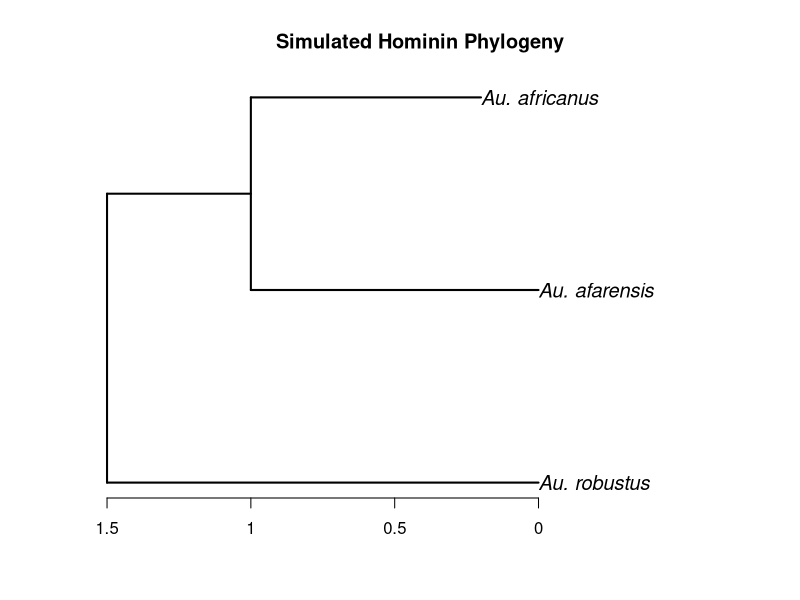
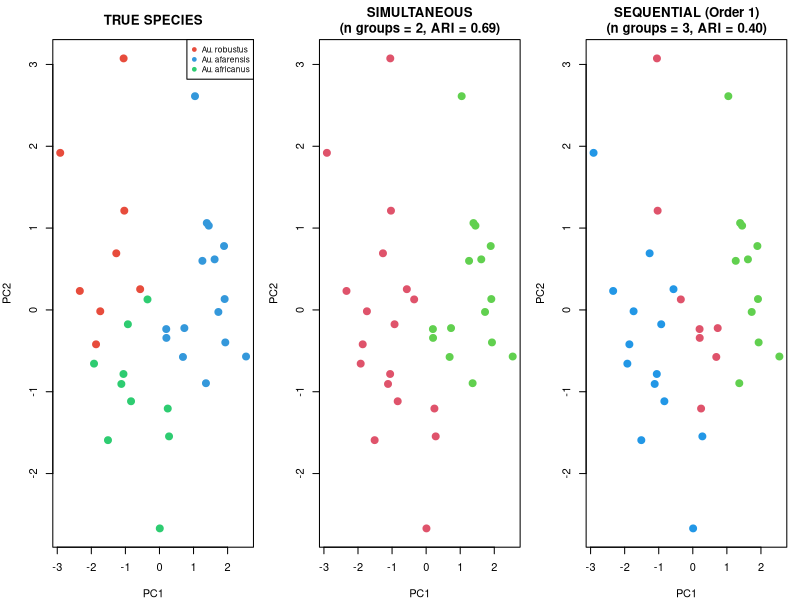

Recreate these plots in R, in order.
# ============================================================
# Hominin Alpha Taxonomy Simulation
# Sequential vs. Simultaneous Species Delimitation
# Based on de Queiroz's General Lineage Concept
# ============================================================
# Required packages: phytools, geomorph, mclust, MASS, mvtnorm
# Install if needed:
# install.packages(c("phytools", "geomorph", "mclust", "MASS", "mvtnorm", "ape"))
# ============================================================

library(phytools)
library(ape)
library(MASS)
library(mclust)
library(mvtnorm)

set.seed(42)  # For reproducibility

# ============================================================
# SECTION 1: SIMULATE A HOMININ PHYLOGENY (3 taxa)
# ============================================================
# We manually specify a plausible Australopithecus topology:
#   ((Au. afarensis, Au. africanus), P. robustus)
# Branch lengths are in millions of years (approximate).

hominin_tree <- read.tree(text = "(Au_robustus:1.5,(Au_afarensis:1.0,Au_africanus:0.8):0.5);")
hominin_tree$tip.label <- c("Au. robustus", "Au. afarensis", "Au. africanus")

cat("=== Hominin Phylogeny ===\n")
print(hominin_tree)
plot(hominin_tree, main = "Simulated Hominin Phylogeny", edge.width = 2, cex = 1.2)
axisPhylo()

# ============================================================
# SECTION 2: SIMULATE MORPHOLOGICAL TRAIT EVOLUTION
# ============================================================
# Simulate 5 continuous traits (e.g., dental/cranial measurements)
# under Brownian motion along the phylogeny using phytools.
# Higher sigma2 = faster morphological divergence.

n_traits <- 5
trait_names <- c("M1_length", "M2_width", "cranial_capacity",
                 "facial_prognathism", "palate_breadth")

# Simulate species-level means via Brownian motion
# Returns a matrix: rows = taxa, cols = traits
species_means <- matrix(NA, nrow = Ntip(hominin_tree), ncol = n_traits,
                        dimnames = list(hominin_tree$tip.label, trait_names))

for (i in seq_len(n_traits)) {
  sim_result <- fastBM(hominin_tree, sig2 = 0.5, nsim = 1)
  species_means[, i] <- sim_result[hominin_tree$tip.label]
}

cat("\n=== Simulated Species Trait Means ===\n")
print(round(species_means, 3))

# ============================================================
# SECTION 3: SAMPLE FOSSIL "SPECIMENS" FROM SPECIES
# ============================================================
# Layer population-level variation on top of species means.
# Includes:
#   - Within-species variance (Sigma_w)
#   - Sexual dimorphism (bimodal component, ~30% of variance)
#   - Realistic, unequal sample sizes per taxon

# Within-species covariance: modest correlation among traits
Sigma_w <- matrix(0.15, n_traits, n_traits)
diag(Sigma_w) <- 0.4   # Higher variance on diagonal

# Sexual dimorphism offset (males slightly larger)
dimorphism_offset <- c(0.3, 0.2, 0.4, 0.1, 0.2)

# Fossil sample sizes per taxon (unequal, as in real record)
sample_sizes <- c("Au. robustus" = 8, "Au. afarensis" = 15, "Au. africanus" = 10)

specimen_list <- list()

for (taxon in hominin_tree$tip.label) {
  n <- sample_sizes[taxon]
  mu <- species_means[taxon, ]

  # Assign sex randomly (~50/50)
  sex <- sample(c("M", "F"), n, replace = TRUE)

  # Generate trait values with dimorphism
  specimens <- t(sapply(sex, function(s) {
    offset <- if (s == "M") dimorphism_offset else rep(0, n_traits)
    rmvnorm(1, mean = mu + offset, sigma = Sigma_w)
  }))

  colnames(specimens) <- trait_names
  specimen_list[[taxon]] <- data.frame(
    taxon    = taxon,
    sex      = sex,
    specimens,
    check.names = FALSE
  )
}

all_specimens <- do.call(rbind, specimen_list)
rownames(all_specimens) <- NULL

cat("\n=== Specimen Data (first 6 rows) ===\n")
print(head(all_specimens))
cat(sprintf("\nTotal specimens simulated: %d\n", nrow(all_specimens)))

# ============================================================
# SECTION 4: RANDOMIZE DISCOVERY ORDER
# ============================================================
# Simulate contingent fossil discovery by randomly shuffling
# the specimen order (mimicking field discovery history).

n_orderings <- 5  # Number of random discovery orders to test

cat("\n=== Discovery Orders Generated:", n_orderings, "===\n")

discovery_orders <- lapply(seq_len(n_orderings), function(i) {
  sample(nrow(all_specimens))
})

# ============================================================
# SECTION 5: SEQUENTIAL CLASSIFICATION PROTOCOL
# ============================================================
# Mimics real paleoanthropological practice:
#   - Start with first k specimens → form initial hypodigms via LDA
#   - Add one specimen at a time
#   - Assign to nearest existing group centroid or erect new group
#     if Mahalanobis distance exceeds threshold (new_group_threshold)

sequential_classify <- function(specimens, discovery_order,
                                 seed_size = 6,
                                 new_group_threshold = 3.5) {

  trait_cols <- trait_names
  n <- nrow(specimens)
  assignments <- rep(NA, n)
  ordered <- specimens[discovery_order, ]

  # --- Seed phase: cluster initial specimens unsupervised ---
  seed_data <- as.matrix(ordered[seq_len(seed_size), trait_cols])
  seed_clust <- kmeans(seed_data, centers = min(3, seed_size), nstart = 10)
  assignments[seq_len(seed_size)] <- seed_clust$cluster

  # Compute group centroids from seed
  n_groups <- max(seed_clust$cluster)
  group_centroids <- lapply(seq_len(n_groups), function(g) {
    colMeans(seed_data[seed_clust$cluster == g, , drop = FALSE])
  })

  # --- Sequential assignment phase ---
  for (i in (seed_size + 1):n) {
    specimen <- as.numeric(ordered[i, trait_cols])

    # Mahalanobis distance to each group centroid
    dists <- sapply(group_centroids, function(centroid) {
      sqrt(sum((specimen - centroid)^2))  # Euclidean as proxy
    })

    if (min(dists) > new_group_threshold) {
      # Erect new group
      n_groups <- n_groups + 1
      assignments[i] <- n_groups
      group_centroids[[n_groups]] <- specimen
    } else {
      # Assign to nearest group and update centroid
      best <- which.min(dists)
      assignments[i] <- best
      members <- which(assignments[seq_len(i)] == best)
      group_centroids[[best]] <- colMeans(
        as.matrix(ordered[members, trait_cols, drop = FALSE])
      )
    }
  }

  # Map back to original row indices
  result <- rep(NA, n)
  result[discovery_order] <- assignments
  result
}

# ============================================================
# SECTION 6: SIMULTANEOUS CLASSIFICATION PROTOCOL
# ============================================================
# De novo approach: treat all specimens at once using
# Gaussian Mixture Model clustering (mclust).
# Let the data determine the number of species.

simultaneous_classify <- function(specimens, max_groups = 6) {
  trait_data <- as.matrix(specimens[, trait_names])
  fit <- Mclust(trait_data, G = 2:max_groups, verbose = FALSE)
  fit$classification
}

# ============================================================
# RUN SIMULATION & EVALUATE PERFORMANCE
# ============================================================

# True labels (numeric)
true_labels <- as.integer(factor(all_specimens$taxon,
                                  levels = hominin_tree$tip.label))

evaluate <- function(predicted, true) {
  # Adjusted Rand Index via mclust
  adjustedRandIndex(predicted, true)
}

cat("\n=== Running Simulation ===\n\n")

# Simultaneous result (one run, not order-dependent)
simult_assignments <- simultaneous_classify(all_specimens)
simult_ari         <- evaluate(simult_assignments, true_labels)
simult_n_groups    <- length(unique(simult_assignments))

cat(sprintf("SIMULTANEOUS | Groups detected: %d | ARI: %.3f\n",
            simult_n_groups, simult_ari))

# Sequential results across discovery orders
seq_results <- lapply(seq_along(discovery_orders), function(i) {
  ord   <- discovery_orders[[i]]
  assn  <- sequential_classify(all_specimens, ord)
  ari   <- evaluate(assn, true_labels)
  n_grp <- length(unique(assn[!is.na(assn)]))
  list(ordering = i, n_groups = n_grp, ari = ari, assignments = assn)
})

cat("\nSEQUENTIAL results across discovery orderings:\n")
for (res in seq_results) {
  cat(sprintf("  Order %d | Groups detected: %d | ARI: %.3f\n",
              res$ordering, res$n_groups, res$ari))
}

# Summary comparison
seq_aris <- sapply(seq_results, `[[`, "ari")
cat(sprintf("\nSEQUENTIAL mean ARI: %.3f (SD: %.3f)\n",
            mean(seq_aris), sd(seq_aris)))
cat(sprintf("SIMULTANEOUS ARI:    %.3f\n", simult_ari))

# ============================================================
# VISUALIZATION
# ============================================================

# PCA of morphospace for visualization
pca <- prcomp(all_specimens[, trait_names], scale. = TRUE)
pc_scores <- as.data.frame(pca$x[, 1:2])
pc_scores$true_taxon   <- all_specimens$taxon
pc_scores$simult_group <- factor(simult_assignments)
pc_scores$seq_group    <- factor(seq_results[[1]]$assignments)

# Color palette
taxon_cols <- c("Au. robustus"  = "#E74C3C",
                "Au. afarensis" = "#3498DB",
                "Au. africanus" = "#2ECC71")

par(mfrow = c(1, 3), mar = c(4, 4, 3, 1))

# Panel 1: True species
plot(pc_scores$PC1, pc_scores$PC2,
     col  = taxon_cols[pc_scores$true_taxon],
     pch  = 19, cex = 1.4,
     xlab = "PC1", ylab = "PC2",
     main = "TRUE SPECIES")
legend("topright", legend = names(taxon_cols),
       col = taxon_cols, pch = 19, cex = 0.75)

# Panel 2: Simultaneous (mclust)
plot(pc_scores$PC1, pc_scores$PC2,
     col  = as.integer(pc_scores$simult_group) + 1,
     pch  = 19, cex = 1.4,
     xlab = "PC1", ylab = "PC2",
     main = sprintf("SIMULTANEOUS\n(n groups = %d, ARI = %.2f)",
                    simult_n_groups, simult_ari))

# Panel 3: Sequential (first discovery order)
plot(pc_scores$PC1, pc_scores$PC2,
     col  = as.integer(pc_scores$seq_group) + 1,
     pch  = 19, cex = 1.4,
     xlab = "PC1", ylab = "PC2",
     main = sprintf("SEQUENTIAL (Order 1)\n(n groups = %d, ARI = %.2f)",
                    seq_results[[1]]$n_groups, seq_results[[1]]$ari))

cat("\n=== Simulation complete ===\n")
cat("Plots rendered. Adjust seed, sigma2, sample_sizes, or\n")
cat("new_group_threshold to explore parameter sensitivity.\n")
